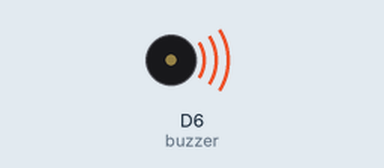
Bench run of a sketch on a simulated ESP8266 (NodeMCU). On the bench: buzzer (waves = sounding, pin HIGH).

Above: at 0.5 s.
Timing chart, 0 to 4.6 s (numbered marks = the images above):
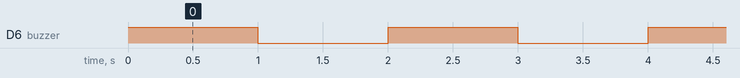

Measured:
- by itself, D6 (buzzer): alternates HIGH for 1.0 s and LOW for 1.0 s

The sketch:

test_03_buzzer.ino
```cpp
const int buzzer = D6;

void setup() {
  pinMode(buzzer, OUTPUT);
}

void loop() {
  digitalWrite(buzzer, HIGH);
  delay(1000);

  digitalWrite(buzzer, LOW);
  delay(1000);
}
```
